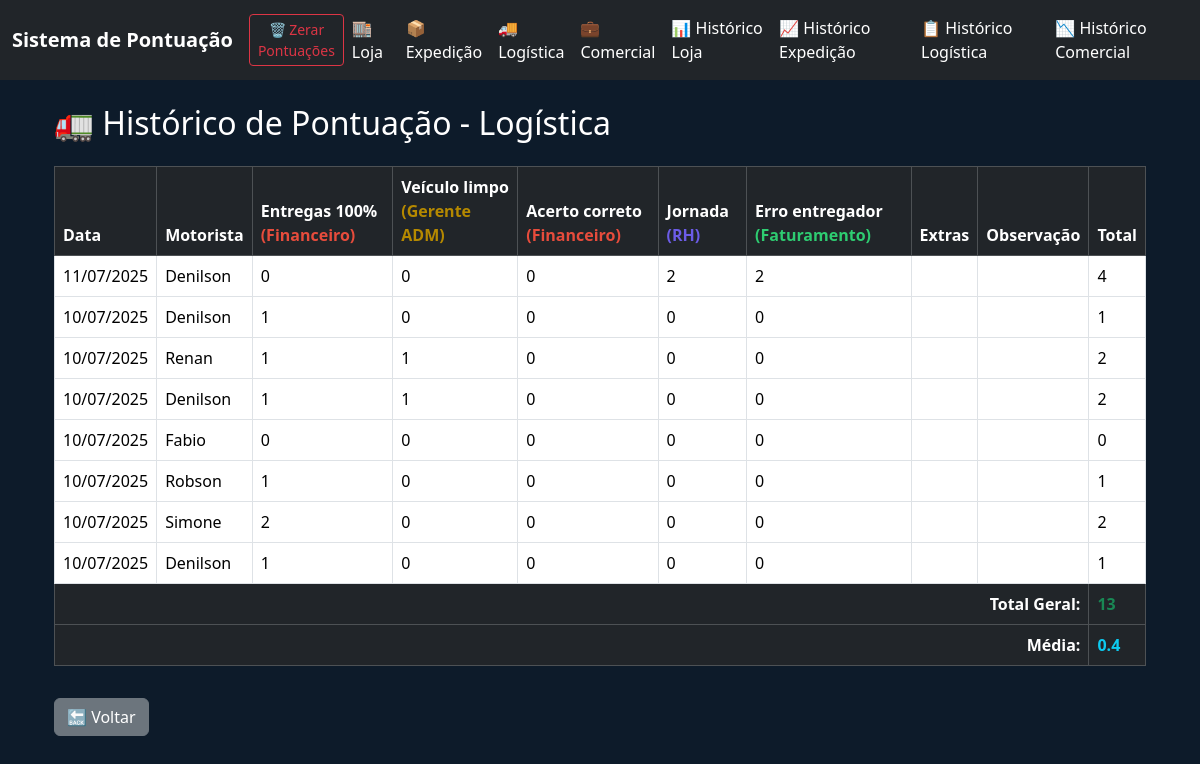
Before: /historico_logistica with the older database file.
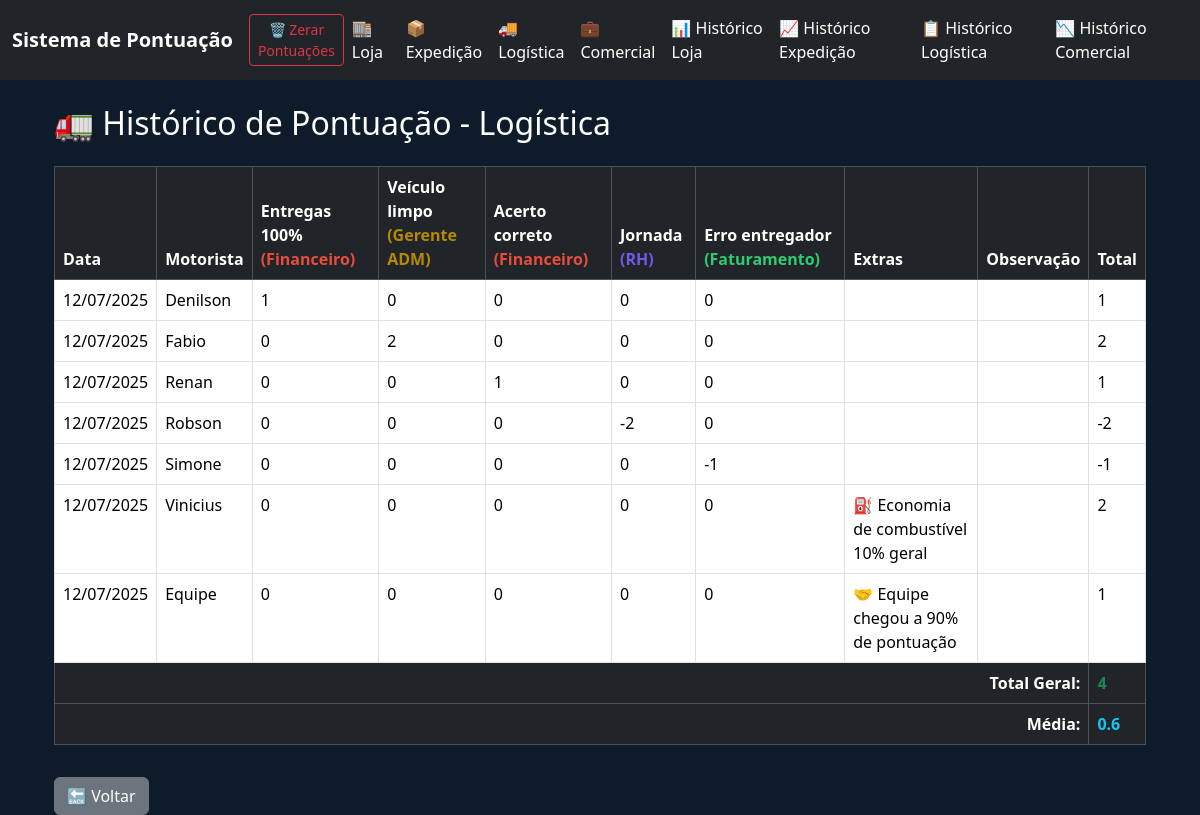
After: the same page with the newer database file.
### tables this page shows
CREATE TABLE logistica (
            id INTEGER PRIMARY KEY AUTOINCREMENT,
            data TEXT,
            motorista TEXT,
            A INTEGER,
            B INTEGER,
            C INTEGER,
            D INTEGER,
            E INTEGER,
            extras TEXT,
            observacao TEXT,
            total INTEGER
        );

### app.py (the view)
@app.route('/historico_logistica')
def historico_logistica():
    motorista = request.args.get('motorista', '')
    conn = sqlite3.connect('pontos.db')
    c = conn.cursor()
    motoristas = ['Denilson', 'Fabio', 'Renan', 'Robson', 'Simone', 'Vinicius', 'Equipe']
    if motorista:
        c.execute('''
            SELECT data, motorista, A, B, C, D, E, extras, observacao, total
            FROM logistica
            WHERE motorista = ?
            ORDER BY data DESC
        ''', (motorista,))
    else:
        c.execute('''
            SELECT data, motorista, A, B, C, D, E, extras, observacao, total
            FROM logistica
            ORDER BY data DESC
        ''')
    registros = c.fetchall()
    conn.close()
    total_geral = sum([int(r[9]) for r in registros]) if registros else 0
    if motorista:
        media = total_geral  # média do motorista único
    else:
        media = round(total_geral / len(motoristas), 1) if motoristas else 0
    return render_template(
        'historico_logistica.html',
        registros=registros,
        motorista=motorista,
        motoristas=motoristas,
        total_geral=total_geral,
        media=media
    )

### app.py (called while the page is built)
@app.template_filter('datetimeformat')
def datetimeformat(value):
    try:
        return datetime.strptime(value, "%Y-%m-%d").strftime("%d/%m/%Y")
    except:
        return value

### templates/historico_logistica.html (shortened to what this page needs)
{% extends 'base.html' %}
{% block content %}
<div class="container">
  <h2 class="mb-4">🚛 Histórico de Pontuação - Logística</h2>
  <div class="table-responsive">
    <table class="table table-bordered text-white">
      <thead class="table-dark">
        <tr>
          <th>Data</th>
          <th>Motorista</th>
          <th>Entregas 100% <span class="setor-financeiro">(Financeiro)</span></th>
          <th>Veículo limpo <span class="setor-gerente">(Gerente ADM)</span></th>
          <th>Acerto correto <span class="setor-financeiro">(Financeiro)</span></th>
          <th>Jornada <span class="setor-rh">(RH)</span></th>
          <th>Erro entregador <span class="setor-faturamento">(Faturamento)</span></th>
          <th>Extras</th>
          <th>Observação</th>
          <th>Total</th>
        </tr>
      </thead>
      <tbody>
        {% set ns = namespace(total_geral=0) %}
        {% for r in registros %}
          {% set total_parcial = (r[2]|int) + (r[3]|int) + (r[4]|int) + (r[5]|int) + (r[6]|int) %}
          {% if 'meta' in r[7] %} {% set total_parcial = total_parcial + 2 %} {% endif %}
          {% if 'equipe90' in r[7] %} {% set total_parcial = total_parcial + 1 %} {% endif %}
          {% set ns.total_geral = ns.total_geral + total_parcial %}
          <tr>
            <td>{{ r[0]|datetimeformat }}</td>
            <td>{{ r[1] }}</td>
            <td>{{ r[2] }}</td>
            <td>{{ r[3] }}</td>
            <td>{{ r[4] }}</td>
            <td>{{ r[5] }}</td>
            <td>{{ r[6] }}</td>
            <td>
              {% set extras = r[7].split(',') %}
              {% for extra in extras %}
                {% if extra == 'meta' %}
                  ⛽ Economia de combustível 10% geral<br>
                {% elif extra == 'equipe90' %}
                  🤝 Equipe chegou a 90% de pontuação<br>
                {% endif %}
              {% endfor %}
            </td>
            <td>{{ r[8] }}</td>
            <td>{{ total_parcial }}</td>
          </tr>
        {% endfor %}
      </tbody>
      <tfoot class="table-dark">
        <tr>
          <td colspan="9" class="text-end fw-bold">Total Geral:</td>
          <td class="fw-bold {% if ns.total_geral >= 0 %}text-success{% else %}text-danger{% endif %}">
            {{ ns.total_geral }}
          </td>
        </tr>
        <tr>
          <td colspan="9" class="text-end fw-bold">Média:</td>
          <td class="fw-bold text-info">{{ media }}</td>
        </tr>
      </tfoot>
    </table>
  </div>
  <a href="/" class="btn btn-secondary mt-3">🔙 Voltar</a>
</div>
{% endblock %}

Changed rows visible on the page:
removed logistica: data "11/07/2025", motorista "Denilson", A "0", B "0", C "0", D "2", E "2", total_parcial "4", shown under "🚛 Histórico de Pontuação - Logística"
removed logistica: data "10/07/2025", motorista "Denilson", A "1", B "0", C "0", D "0", E "0", total_parcial "1", shown under "🚛 Histórico de Pontuação - Logística"
removed logistica: data "10/07/2025", motorista "Renan", A "1", B "1", C "0", D "0", E "0", total_parcial "2", shown under "🚛 Histórico de Pontuação - Logística"
removed logistica: data "10/07/2025", motorista "Denilson", A "1", B "1", C "0", D "0", E "0", total "2", shown under "🚛 Histórico de Pontuação - Logística"
removed logistica: data "10/07/2025", motorista "Fabio", A "0", B "0", C "0", D "0", E "0", total_parcial "0", shown under "🚛 Histórico de Pontuação - Logística"
removed logistica: data "10/07/2025", motorista "Robson", A "1", B "0", C "0", D "0", E "0", total_parcial "1", shown under "🚛 Histórico de Pontuação - Logística"
removed logistica: data "10/07/2025", motorista "Simone", A "2", B "0", C "0", D "0", E "0", total_parcial "2", shown under "🚛 Histórico de Pontuação - Logística"
removed logistica: data "10/07/2025", motorista "Denilson", A "1", B "0", C "0", D "0", E "0", total_parcial "1", shown under "🚛 Histórico de Pontuação - Logística"
added logistica: data "12/07/2025", motorista "Denilson", A "1", B "0", C "0", D "0", E "0", total_parcial "1", shown under "🚛 Histórico de Pontuação - Logística"
added logistica: data "12/07/2025", motorista "Fabio", A "0", B "2", C "0", D "0", E "0", total_parcial "2", shown under "🚛 Histórico de Pontuação - Logística"
added logistica: data "12/07/2025", motorista "Renan", A "0", B "0", C "1", D "0", E "0", total_parcial "1", shown under "🚛 Histórico de Pontuação - Logística"
added logistica: data "12/07/2025", motorista "Robson", A "0", B "0", C "0", D "-2", E "0", total_parcial "-2", shown under "🚛 Histórico de Pontuação - Logística"
added logistica: data "12/07/2025", motorista "Simone", A "0", B "0", C "0", D "0", E "-1", total_parcial "-1", shown under "🚛 Histórico de Pontuação - Logística"
added logistica: data "12/07/2025", motorista "Vinicius", A "0", B "0", C "0", D "0", E "0", extras "⛽ Economia de combustível 10% geral", total "2"
added logistica: data "12/07/2025", motorista "Equipe", A "0", B "0", C "0", D "0", E "0", extras "🤝 Equipe chegou a 90% de pontuação", total "1"
Other visible differences:
{{ ns.total_geral }}: "13" → "4"
{{ media }}: "0.4" → "0.6"
